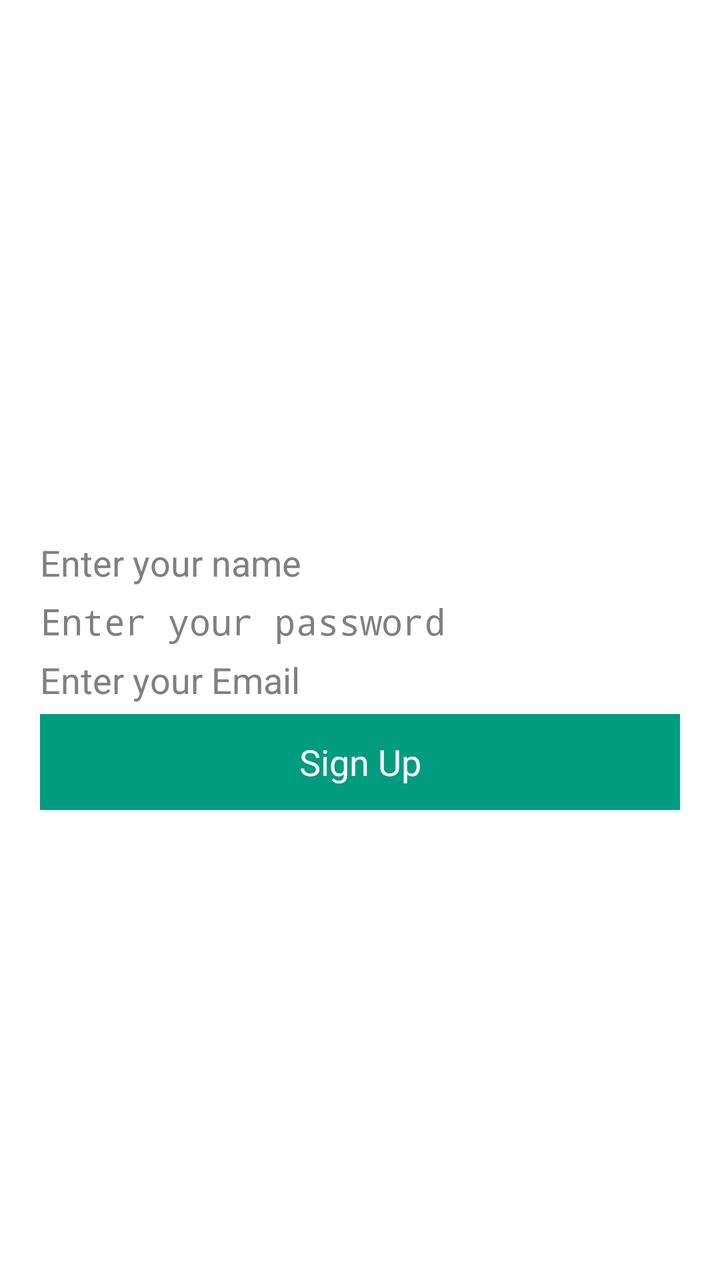
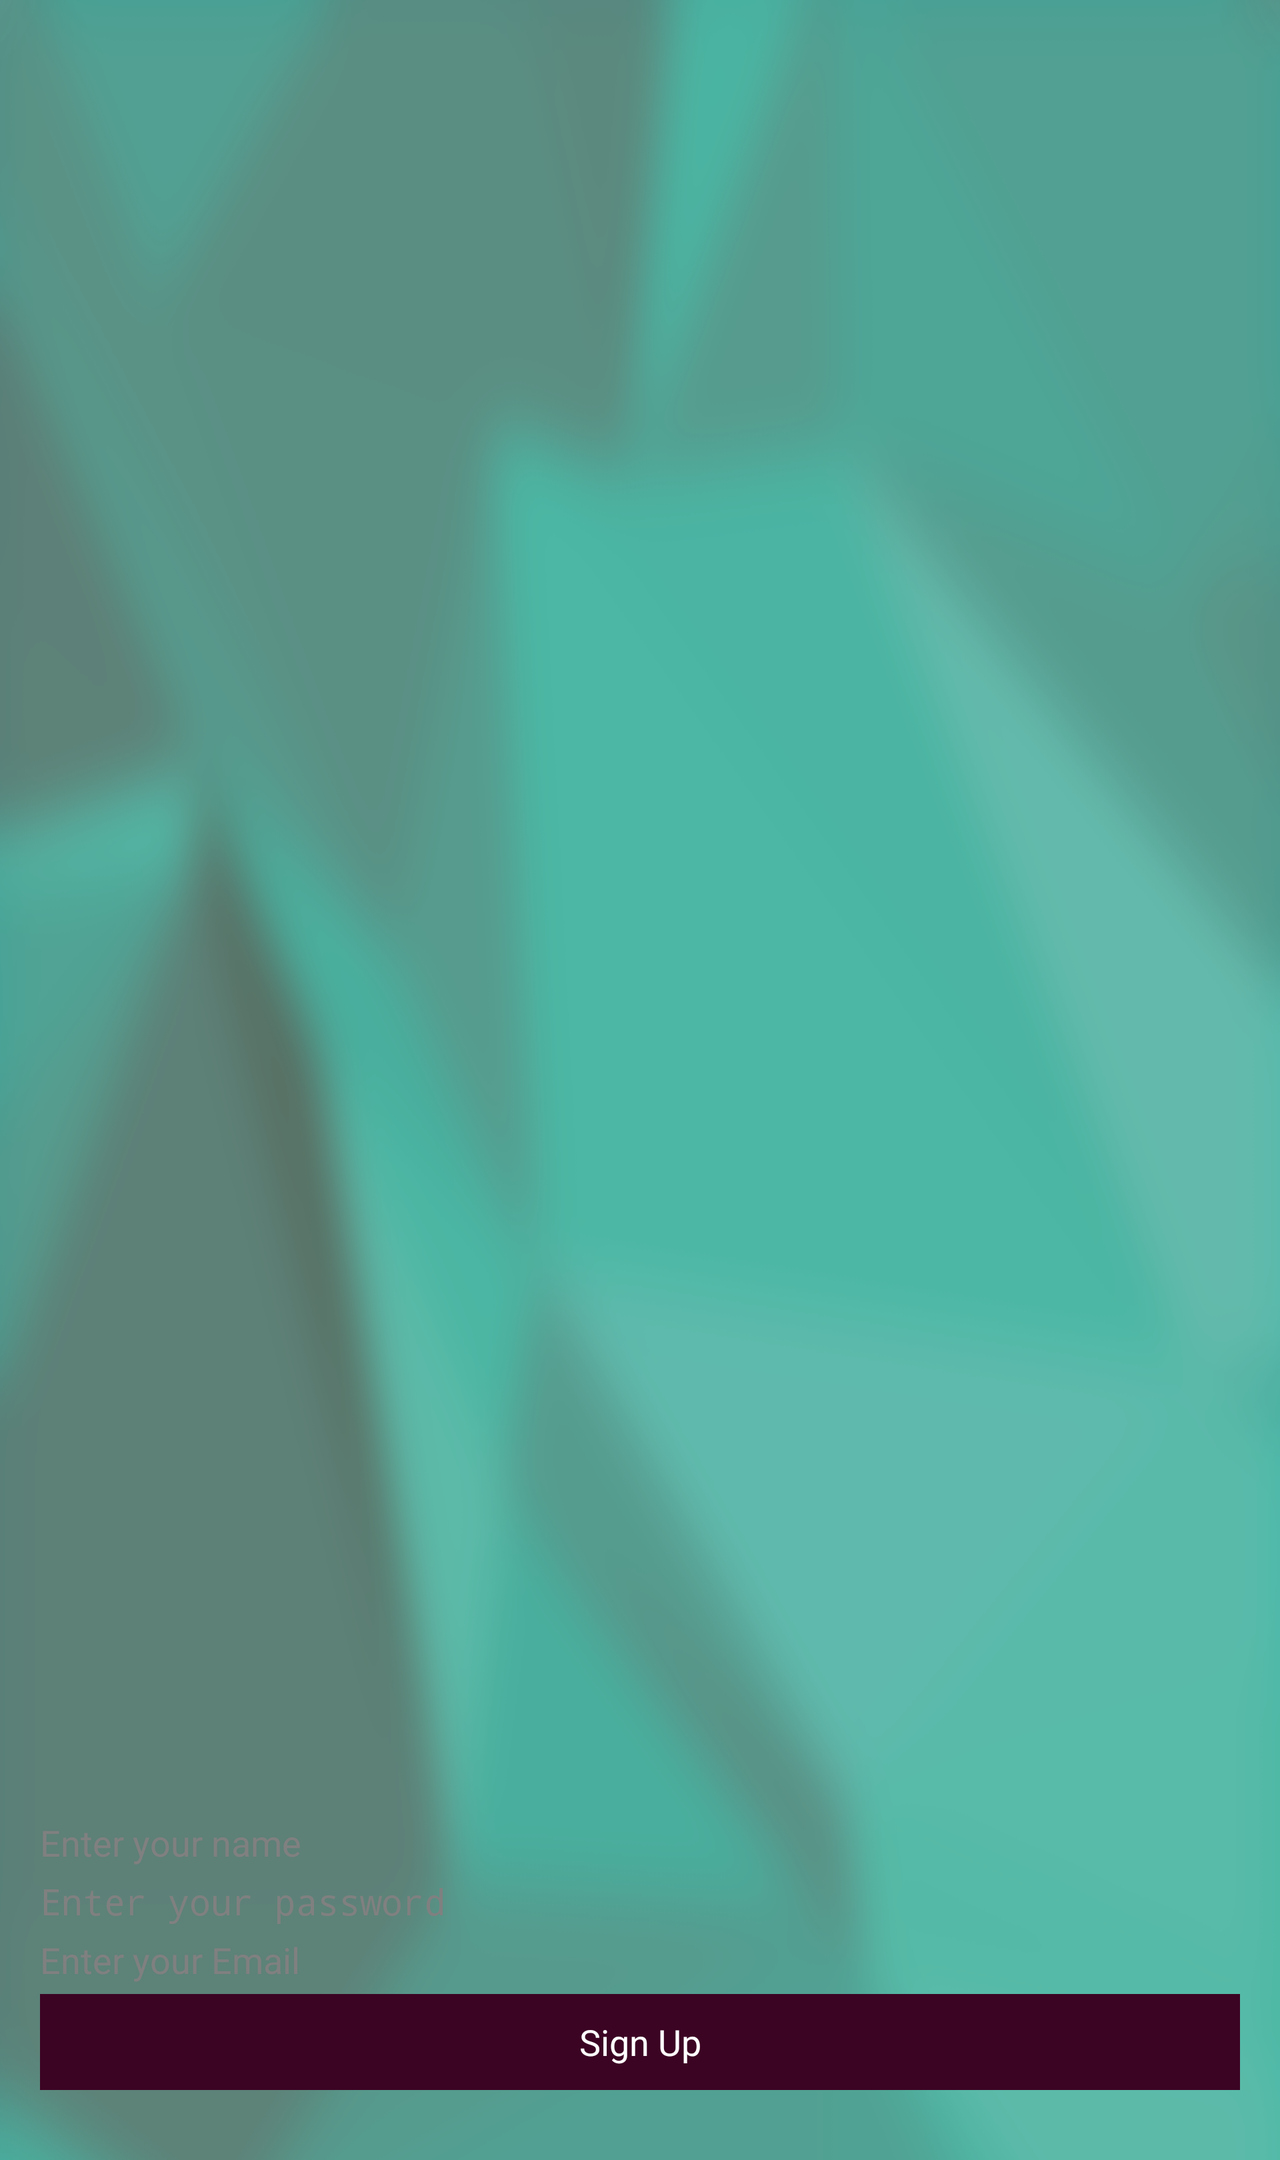

One screen, two layout resources from the same app: the default and the repository's alternative for another configuration. Each is rendered where Android would select it; the XML of both is given below.
<!-- AndroidManifest.xml: application theme Theme.Example -->
<!-- res/layout/activity_register.xml -->
<RelativeLayout xmlns:android="http://schemas.android.com/apk/res/android"
    android:layout_width="match_parent"
    android:layout_height="match_parent"
    >
        
	<LinearLayout
    	android:layout_width="match_parent"
    	android:layout_height="wrap_content"
    	android:orientation="vertical"
    	android:layout_centerInParent="true" >
	
    	<TextView
        android:id="@+id/error"
        android:layout_width="match_parent"
        android:layout_height="wrap_content"
        android:textAppearance="?android:attr/textAppearanceLarge"/>
    	<EditText
        android:id="@+id/editText1"
        android:layout_width="match_parent"
        android:layout_height="wrap_content"
        android:inputType="textPersonName"
        android:hint="Enter your name"
        android:background="@drawable/bg_edittext"
        		android:layout_marginTop="5dp"
        		android:layout_marginLeft="20dp"
        		android:layout_marginRight="20dp" >
    </EditText>

    
    <EditText
        android:id="@+id/editText2"
        android:layout_width="match_parent"
        android:layout_height="wrap_content"
        android:ems="10"
        android:inputType="textPassword"
        android:hint="Enter your password" 
        android:background="@drawable/bg_edittext"
        		android:layout_marginTop="5dp"
        		android:layout_marginLeft="20dp"
        		android:layout_marginRight="20dp"/>

   

    <EditText
        android:id="@+id/editText3"
        android:layout_width="match_parent"
        android:layout_height="wrap_content"
        android:ems="10"
        android:inputType="textEmailAddress"
        android:hint="Enter your Email"
        android:background="@drawable/bg_edittext"
        		android:layout_marginTop="5dp"
        		android:layout_marginLeft="20dp"
        		android:layout_marginRight="20dp" />

    <Button
        android:id="@+id/button1"
        android:layout_width="match_parent"
        android:layout_height="wrap_content"
        android:text="Sign Up"
        android:layout_marginTop="5dp"
        		android:layout_marginLeft="20dp"
        		android:layout_marginRight="20dp"
        		android:background="#019b7f"
        		android:textColor="#fff"
      	
         />
	    
	    
	
    </LinearLayout>
</RelativeLayout>
<!-- resources referenced by this layout -->
<resources>
  <style name="Theme.Example" parent="@android:style/Theme.Holo.Light.DarkActionBar">
          <item name="android:actionBarItemBackground">@drawable/selectable_background_example</item>
          <item name="android:popupMenuStyle">@style/PopupMenu.Example</item>
          <item name="android:dropDownListViewStyle">@style/DropDownListView.Example</item>
          <item name="android:actionBarTabStyle">@style/ActionBarTabStyle.Example</item>
          <item name="android:actionDropDownStyle">@style/DropDownNav.Example</item>
          <item name="android:actionBarStyle">@style/ActionBar.Solid.Example</item>
          <item name="android:actionModeBackground">@drawable/cab_background_top_example</item>
          <item name="android:actionModeSplitBackground">@drawable/cab_background_bottom_example</item>
          <item name="android:actionModeCloseButtonStyle">@style/ActionButton.CloseMode.Example</item>
          
                  
          <item name="android:actionBarWidgetTheme">@style/Theme.Example.Widget</item>
          
  
      </style>
  <style name="PopupMenu.Example" parent="@android:style/Widget.Holo.ListPopupWindow">
          <item name="android:popupBackground">@drawable/menu_dropdown_panel_example</item>	
      </style>
  <style name="DropDownListView.Example" parent="@android:style/Widget.Holo.ListView.DropDown">
          <item name="android:listSelector">@drawable/selectable_background_example</item>
      </style>
  <style name="ActionBarTabStyle.Example" parent="@android:style/Widget.Holo.ActionBar.TabView">
          <item name="android:background">@drawable/tab_indicator_ab_example</item>
      </style>
  <style name="DropDownNav.Example" parent="@android:style/Widget.Holo.Spinner">
          <item name="android:background">@drawable/spinner_background_ab_example</item>
          <item name="android:popupBackground">@drawable/menu_dropdown_panel_example</item>
          <item name="android:dropDownSelector">@drawable/selectable_background_example</item>
      </style>
  <style name="ActionBar.Solid.Example" parent="@android:style/Widget.Holo.Light.ActionBar.Solid.Inverse">
          <item name="android:background">@drawable/ab_solid_example</item>
          <item name="android:backgroundStacked">@drawable/ab_stacked_solid_example</item>
          <item name="android:backgroundSplit">@drawable/ab_bottom_solid_example</item>
          <item name="android:progressBarStyle">@style/ProgressBar.Example</item>
      </style>
  <!-- drawable cab_background_top_example: png bitmap (drawable-hdpi, 187 bytes) -->
  <!-- drawable cab_background_bottom_example: png bitmap (drawable-xxhdpi, 344 bytes) -->
  <style name="ActionButton.CloseMode.Example" parent="@android:style/Widget.Holo.ActionButton.CloseMode">
          <item name="android:background">@drawable/btn_cab_done_example</item>
      </style>
  <style name="Theme.Example.Widget" parent="@android:style/Theme.Holo">
          <item name="android:popupMenuStyle">@style/PopupMenu.Example</item>
          <item name="android:dropDownListViewStyle">@style/DropDownListView.Example</item>
      </style>
  <!-- drawable ab_solid_example: png bitmap (drawable-hdpi, 209 bytes) -->
  <!-- drawable ab_bottom_solid_example: png bitmap (drawable-hdpi, 193 bytes) -->
  <style name="ProgressBar.Example" parent="@android:style/Widget.Holo.ProgressBar.Horizontal">
          <item name="android:progressDrawable">@drawable/progress_horizontal_example</item>
      </style>
</resources>
<!-- res/layout-land/activity_register.xml (the repository's variant of the layout above) -->
<!-- drawn on the phone turned sideways -->
<ScrollView xmlns:android="http://schemas.android.com/apk/res/android"
    android:layout_width="fill_parent"
    android:layout_height="fill_parent">
<RelativeLayout 
    android:layout_width="match_parent"
    android:layout_height="match_parent"
    android:background="@drawable/back">
        
	<LinearLayout
    	android:layout_width="match_parent"
    	android:layout_height="wrap_content"
    	android:orientation="vertical"
    	android:layout_centerInParent="true" >
	
    	<TextView
        android:id="@+id/error"
        android:layout_width="match_parent"
        android:layout_height="wrap_content"
        android:textAppearance="?android:attr/textAppearanceLarge"/>
    	<EditText
        android:id="@+id/editText1"
        android:layout_width="match_parent"
        android:layout_height="wrap_content"
        android:inputType="textPersonName"
        android:hint="Enter your name"
        android:background="@drawable/bg_edittext"
        		android:layout_marginTop="5dp"
        		android:layout_marginLeft="20dp"
        		android:layout_marginRight="20dp" >
    </EditText>

    
    <EditText
        android:id="@+id/editText2"
        android:layout_width="match_parent"
        android:layout_height="wrap_content"
        android:ems="10"
        android:inputType="textPassword"
        android:hint="Enter your password" 
        android:background="@drawable/bg_edittext"
        		android:layout_marginTop="5dp"
        		android:layout_marginLeft="20dp"
        		android:layout_marginRight="20dp"/>

   

    <EditText
        android:id="@+id/editText3"
        android:layout_width="match_parent"
        android:layout_height="wrap_content"
        android:ems="10"
        android:inputType="textEmailAddress"
        android:hint="Enter your Email"
        android:background="@drawable/bg_edittext"
        		android:layout_marginTop="5dp"
        		android:layout_marginLeft="20dp"
        		android:layout_marginRight="20dp" />

    <Button
        android:id="@+id/button1"
        android:layout_width="match_parent"
        android:layout_height="wrap_content"
        android:text="Sign Up"
        android:layout_marginTop="5dp"
        		android:layout_marginLeft="20dp"
        		android:layout_marginRight="20dp"
        		android:background="#3b0423"
        		android:textColor="#fff"
      	
         />
	    
	    
	
    </LinearLayout>
</RelativeLayout>
</ScrollView>
<!-- resources referenced by the variant -->
<!-- as the phone turned sideways resolves them -->
<resources>
  <!-- drawable back: png bitmap (drawable, 294451 bytes) -->
  <style name="Theme.Example" parent="@android:style/Theme.Holo.Light.DarkActionBar">
          <item name="android:actionBarItemBackground">@drawable/selectable_background_example</item>
          <item name="android:popupMenuStyle">@style/PopupMenu.Example</item>
          <item name="android:dropDownListViewStyle">@style/DropDownListView.Example</item>
          <item name="android:actionBarTabStyle">@style/ActionBarTabStyle.Example</item>
          <item name="android:actionDropDownStyle">@style/DropDownNav.Example</item>
          <item name="android:actionBarStyle">@style/ActionBar.Solid.Example</item>
          <item name="android:actionModeBackground">@drawable/cab_background_top_example</item>
          <item name="android:actionModeSplitBackground">@drawable/cab_background_bottom_example</item>
          <item name="android:actionModeCloseButtonStyle">@style/ActionButton.CloseMode.Example</item>
          
                  
          <item name="android:actionBarWidgetTheme">@style/Theme.Example.Widget</item>
          
  
      </style>
  <style name="PopupMenu.Example" parent="@android:style/Widget.Holo.ListPopupWindow">
          <item name="android:popupBackground">@drawable/menu_dropdown_panel_example</item>	
      </style>
  <style name="DropDownListView.Example" parent="@android:style/Widget.Holo.ListView.DropDown">
          <item name="android:listSelector">@drawable/selectable_background_example</item>
      </style>
  <style name="ActionBarTabStyle.Example" parent="@android:style/Widget.Holo.ActionBar.TabView">
          <item name="android:background">@drawable/tab_indicator_ab_example</item>
      </style>
  <style name="DropDownNav.Example" parent="@android:style/Widget.Holo.Spinner">
          <item name="android:background">@drawable/spinner_background_ab_example</item>
          <item name="android:popupBackground">@drawable/menu_dropdown_panel_example</item>
          <item name="android:dropDownSelector">@drawable/selectable_background_example</item>
      </style>
  <style name="ActionBar.Solid.Example" parent="@android:style/Widget.Holo.Light.ActionBar.Solid.Inverse">
          <item name="android:background">@drawable/ab_solid_example</item>
          <item name="android:backgroundStacked">@drawable/ab_stacked_solid_example</item>
          <item name="android:backgroundSplit">@drawable/ab_bottom_solid_example</item>
          <item name="android:progressBarStyle">@style/ProgressBar.Example</item>
      </style>
  <!-- drawable cab_background_top_example: png bitmap (drawable-hdpi, 187 bytes) -->
  <!-- drawable cab_background_bottom_example: png bitmap (drawable-xxhdpi, 344 bytes) -->
  <style name="ActionButton.CloseMode.Example" parent="@android:style/Widget.Holo.ActionButton.CloseMode">
          <item name="android:background">@drawable/btn_cab_done_example</item>
      </style>
  <style name="Theme.Example.Widget" parent="@android:style/Theme.Holo">
          <item name="android:popupMenuStyle">@style/PopupMenu.Example</item>
          <item name="android:dropDownListViewStyle">@style/DropDownListView.Example</item>
      </style>
  <!-- drawable ab_solid_example: png bitmap (drawable-hdpi, 209 bytes) -->
  <!-- drawable ab_bottom_solid_example: png bitmap (drawable-hdpi, 193 bytes) -->
  <style name="ProgressBar.Example" parent="@android:style/Widget.Holo.ProgressBar.Horizontal">
          <item name="android:progressDrawable">@drawable/progress_horizontal_example</item>
      </style>
</resources>
